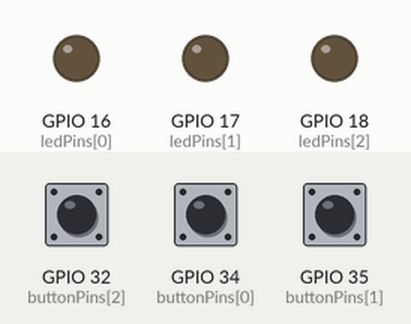
Bench run of a sketch on a simulated ESP32. Shown: output pins drawn as LEDs (lit = HIGH). Inputs (shaded band) come from the test bench; at power-on: GPIO 32 (buttonPins[2]) LOW, GPIO 34 (buttonPins[0]) LOW, GPIO 35 (buttonPins[1]) LOW.

Above: at 1.2 s.
1.3 s: GPIO 32 (buttonPins[2]) pulled HIGH for 0.15 s
At 1.8 s:
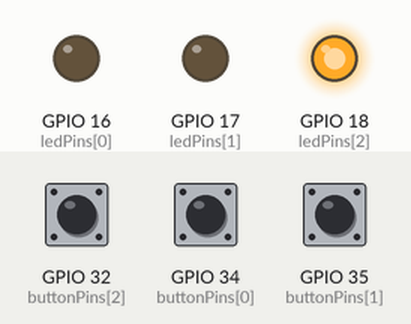
2.9 s: GPIO 34 (buttonPins[0]) pulled HIGH for 0.15 s
At 4.2 s:
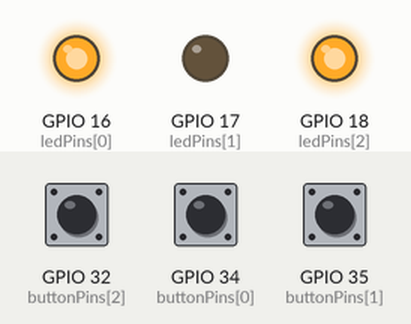
4.5 s: GPIO 35 (buttonPins[1]) pulled HIGH for 0.15 s
At 5.6 s:
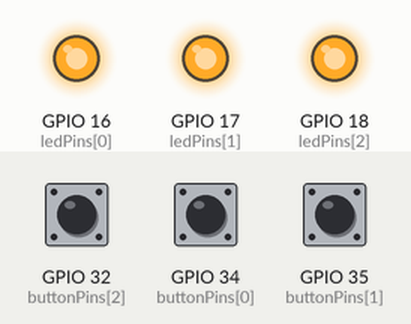
6.1 s: GPIO 32 (buttonPins[2]) pulled HIGH for 1 s
At 8.3 s:
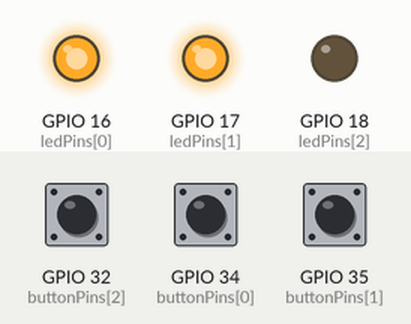
8.6 s: GPIO 34 (buttonPins[0]) pulled HIGH for 1 s
At 10.7 s:
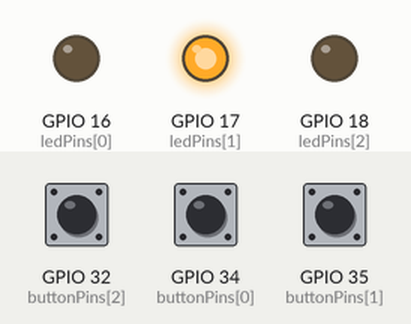
11.1 s: GPIO 32 (buttonPins[2]) pulled HIGH for 0.15 s
At 12.6 s:
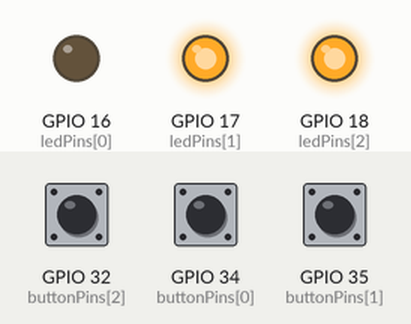
Timing chart, 0 to 13.7 s (numbered marks = the images above; inputs shaded):
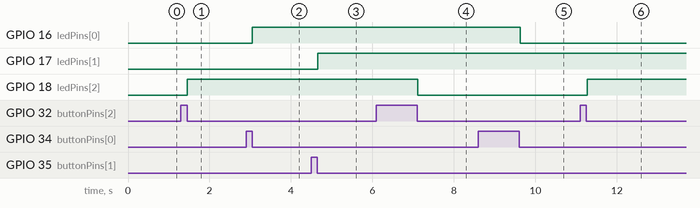

Measured:
- after the input at 1.3 s, GPIO 18 (ledPins[2]): LOW → HIGH after 0.15 s
- after the input at 2.9 s, GPIO 16 (ledPins[0]): LOW → HIGH after 0.16 s
- after the input at 4.5 s, GPIO 17 (ledPins[1]): LOW → HIGH after 0.16 s
- after the input at 6.1 s, GPIO 18 (ledPins[2]): HIGH → LOW after 1.0 s
- after the input at 8.6 s, GPIO 16 (ledPins[0]): HIGH → LOW after 1.0 s
- after the input at 11.1 s, GPIO 18 (ledPins[2]): LOW → HIGH after 0.18 s

The sketch:

Pedal_Loop_Footswitch.ino
```cpp
#include <WiFi.h>
#include <esp_now.h>

// Define the structure to send
struct LoopData {
  bool loop1;
  bool loop2;
  bool loop3;
  bool loop4;
  bool loop5;
  bool loop6;
  bool loop7;
  bool loop8;
  bool loop9;
  bool loop10;
};

LoopData loops;

const int ledPins[3] = {16, 17, 18};
const int buttonPins[3] = {34, 35, 32};
bool ledStates[3] = {false, false, false};
unsigned long buttonPressTime[3] = {0, 0, 0};
bool buttonHeld[3] = {false, false, false};
const unsigned long holdTime = 1000; // Time in milliseconds to consider as a hold
bool change = false;

// Peer MAC address (replace with the MAC address of the receiver)
uint8_t peerMACAddress[] = {0xC8, 0x2E, 0x18, 0xEF, 0xE1, 0xE0};

void setup() {
  Serial.begin(9600);

  for (int i = 0; i < 3; i++) {
    pinMode(ledPins[i], OUTPUT);
    pinMode(buttonPins[i], INPUT_PULLDOWN);
  }

  // Initialize the loops struct to false
  memset(&loops, 0, sizeof(loops));

  // Initialize WiFi
  WiFi.mode(WIFI_STA);
  WiFi.disconnect();

  // Initialize ESP-NOW
  if (esp_now_init() != ESP_OK) {
    Serial.println("Error initializing ESP-NOW");
    return;
  }

  // Register peer
  esp_now_peer_info_t peerInfo;
  memset(&peerInfo, 0, sizeof(peerInfo));
  memcpy(peerInfo.peer_addr, peerMACAddress, 6);
  peerInfo.channel = 0;
  peerInfo.encrypt = false;

  if (esp_now_add_peer(&peerInfo) != ESP_OK) {
    Serial.println("Failed to add peer");
    return;
  }
}

void loop() {
  for (int i = 0; i < 3; i++) {
    bool buttonState = digitalRead(buttonPins[i]) == HIGH;

    if (buttonState) {
      change = true;
      if (buttonPressTime[i] == 0) {
        buttonPressTime[i] = millis(); // Start timing
      } else if (!buttonHeld[i] && (millis() - buttonPressTime[i] > holdTime)) {
        buttonHeld[i] = true;
        toggleLoop(i, true); // Button held
      }
    } else {
      if (buttonPressTime[i] != 0) {
        if (!buttonHeld[i]) {
          toggleLoop(i, false); // Button press
        }
        buttonPressTime[i] = 0;
        buttonHeld[i] = false;
      }
    }

    // Update LED state
    digitalWrite(ledPins[i], ledStates[i]);
  }
  if(change == true){
  sendLoopData();}
  delay(50); // Small delay to debounce buttons
  change = false;
}

void toggleLoop(int buttonIndex, bool held) {
  switch (buttonIndex) {
    case 0:
      if (held) {
        loops.loop2 = !loops.loop2;
      } else {
        loops.loop1 = !loops.loop1;
      }
      ledStates[buttonIndex] = max(loops.loop1,loops.loop2);
      break;
    case 1:
      if (held) {
        loops.loop4 = !loops.loop4;
      } else {
        loops.loop3 = !loops.loop3;
      }
      ledStates[buttonIndex] = max(loops.loop3,loops.loop4);
      break;
    case 2:
      if (held) {
        loops.loop6 = !loops.loop6;
      } else {
        loops.loop5 = !loops.loop5;
      }
        ledStates[buttonIndex] = max(loops.loop5,loops.loop6);
      break;
    // Add more cases if you have more buttons and loops
  }
}

void sendLoopData() {
  esp_err_t result = esp_now_send(peerMACAddress, (uint8_t *) &loops, sizeof(loops));

  if (result != ESP_OK) {
    Serial.println("Loop data sent successfully");

  }
}
```
